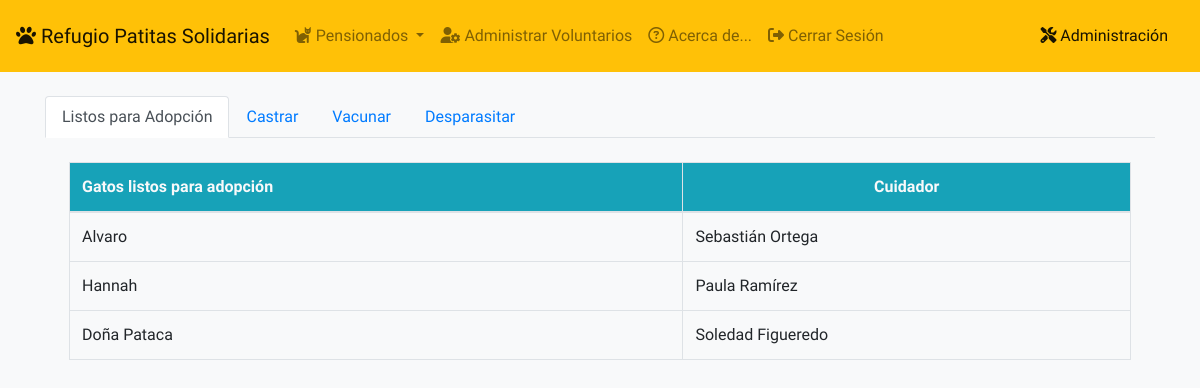
The page /db/filtros.php (signed in) on the database its author committed.
### tables this page shows
CREATE TABLE `gatos` (
  `id_gato` smallint(6) NOT NULL,
  `nom_gato` varchar(40) NOT NULL,
  `sexo` varchar(6) NOT NULL DEFAULT '',
  `raza_color` varchar(200) NOT NULL,
  `agno_nacim` smallint(4) NOT NULL,
  `fecha_ingreso` date NOT NULL,
  `historia` varchar(500) NOT NULL,
  `vacunado` tinyint(1) NOT NULL,
  `desparasitado` tinyint(1) NOT NULL,
  `castrado` tinyint(1) NOT NULL,
  `foto` varchar(200) DEFAULT '0.jpg',
  `mentor` int(11) NOT NULL,
  `apto_adopc` tinyint(1) NOT NULL,
  `adoptado` tinyint(1) NOT NULL
);

CREATE TABLE `usuarios` (
  `id` int(11) NOT NULL,
  `apellido` varchar(50) NOT NULL,
  `nombre` varchar(50) NOT NULL,
  `usuario` varchar(20) NOT NULL DEFAULT 'voluntario',
  `clave` varchar(255) NOT NULL DEFAULT 'voluntario',
  `celular` varchar(20) NOT NULL,
  `email` varchar(50) NOT NULL
);

### db/filtros.php (the view, shortened to what this page needs)
<?php
include_once("conexion.php");
include_once("header_admin.php");
?>
<div class="container mt-4">
    <ul class="nav nav-tabs">
        <li class="nav-item">
            <a class="nav-link active" id="adopcion-tab" data-toggle="tab" href="#adopcion" role="tab" aria-controls="adopcion" aria-selected="true">Listos para Adopción</a>
        </li>
        <li class="nav-item">
            <a class="nav-link " id="castrar-tab" data-toggle="tab" href="#castrar" role="tab" aria-controls="castrar" aria-selected="true">Castrar</a>
        </li>
        <li class="nav-item">
            <a class="nav-link " id="vacunar-tab" data-toggle="tab" href="#vacunar" role="tab" aria-controls="vacunar" aria-selected="true">Vacunar</a>
        </li>
        <li class="nav-item">
            <a class="nav-link " id="desparasitar-tab" data-toggle="tab" href="#desparasitar" role="tab" aria-controls="desparasitar" aria-selected="true">Desparasitar</a>
        </li>
    </ul>
    <div class="tab-content m-4 " id="myTabContent">
        <div class="tab-pane fade show active" id="adopcion" role="tabpanel" aria-labelledby="adopcion-tab">
            <table class="table table-bordered">
                <thead class="bg-info text-light">
                    <th scope="col">Gatos listos para adopción</th>
                    <th scope="col" class="text-center">Cuidador</th>
                </thead>
                <?php
                $query = "SELECT id_gato, nom_gato, apto_adopc, adoptado, usuarios.id, usuarios.apellido, usuarios.nombre FROM gatos JOIN usuarios ON gatos.mentor = usuarios.id;";
                $row = mysqli_query($conexion, $query)  or die("database error:" . mysqli_error($conexion));
                while ($gato = mysqli_fetch_assoc($row)) {
                    if ($gato['apto_adopc'] && !$gato['adoptado']) { ?>
                        <tr>
                            <td>
                                <?php echo html_entity_decode($gato['nom_gato']); ?>
                            </td>
                            <td>
                                <?php echo utf8_encode($gato['nombre'] . " " . $gato['apellido']); ?>
                            </td>
                        </tr>
                <?php }
                }
                ?>
            </table>
        </div>
    </div>
</div>
<?php
include_once("footer_admin.php");
?>

### styles/admin.css (style rules this page uses)
body { font-family: 'Roboto Condensed', sans-serif; }

### rows shown on the page
gatos: nom_gato "Alvaro", mentor.apellido "Sebastián Ortega"
gatos: nom_gato "Hannah", mentor.apellido "Paula Ramírez"
gatos: nom_gato "Doña Pataca", mentor.apellido "Soledad Figueredo"
